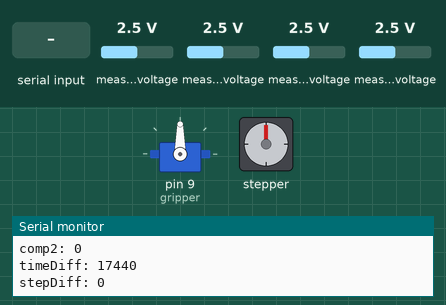
Simulated run of this sketch. Board: Arduino Mega 2560, built with avr-gcc and run on an emulated ATmega2560. Parts: servo, stepper motor, the last lines printed to the serial monitor. Inputs (shaded band) come from the test bench; at power-on: measured voltage 2.5 V. Stepper angles assume 200 steps per turn.

Above: at 1.2 s.
1.3 s: "a\n" received over Serial
At 1.8 s:
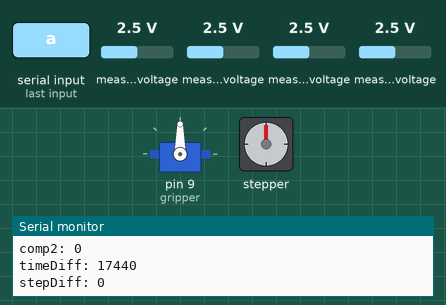
2.8 s: "d\n" received over Serial
At 3.2 s:
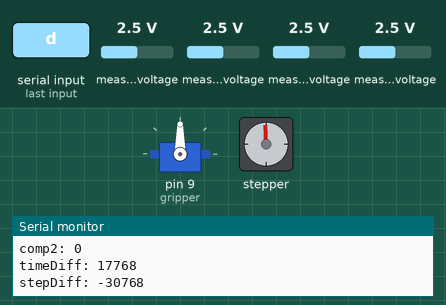
4.3 s: "o\n" received over Serial
6.0 s: "p\n" received over Serial
At 6.8 s:
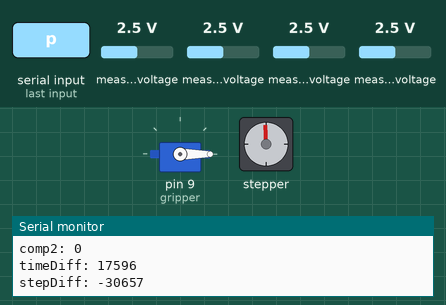
7.7 s: "a\n" received over Serial
At 8.1 s:
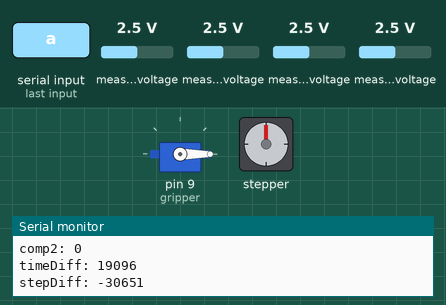
9.2 s: "o\n" received over Serial
At 10.4 s:
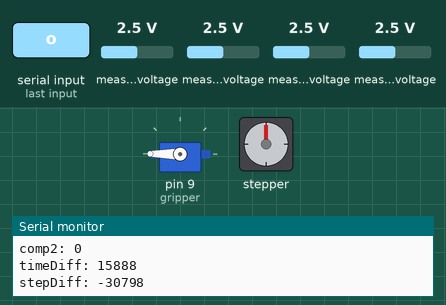
Timing chart, 0 to 11.9 s (numbered marks = the images above; inputs shaded):
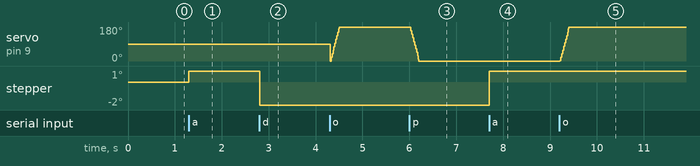

The sketch:

Transmitter_v2.1.ino
```cpp
// For the Mega

//===========
// Libraries to include
#include <SPI.h>
#include <Wire.h>
#include <Adafruit_ADS1X15.h>
#include <AccelStepper.h>
#include <Servo.h>

//===========
// Set up struct to store all the data from the Hall Effect Sensors
// Max size of this struct is 32 bytes
struct Hall_Data {
  int comp1 = 0;
  int comp2 = 0;
  int timeDiff = 0;
  int stepDiff = 0;
};

Hall_Data hallData;

//===========
// Set up struct to store intructions from the Pi
// Max size of this struct is 32 bytes
char dir = 'S';
bool rec = false;
bool clippedOn = false;

//===========
// ADC/Hall Set Up
#define ADC_SCL   21
#define ADC_SDA   20
Adafruit_ADS1115 ads; // use this for the 16-bit version
unsigned long readTime;
unsigned long prevReadTime = 0;

//===========
// Stepper motors setup
// Motor interface type must be set to 1 when using a driver:
#define stepPinA  33
#define dirPinA   31
//#define stepPinB  32
//#define dirPinB   30
#define motorInterfaceType 1

const int stepsPerRevolution = 200;
const int stepsPerMove = 1;
int motorSpeed = 150;

int stepsSinceLastRead = 0;

// Create a new instances of the AccelStepper class:
AccelStepper stepperA = AccelStepper(motorInterfaceType, stepPinA, dirPinA);
//AccelStepper stepperB = AccelStepper(motorInterfaceType, stepPinB, dirPinB);

//===========
// Timing set up
unsigned long currentMillis;
unsigned long prevMillis;
unsigned long txIntervalMillis = 1000; // send once per second

//===========
// Servo set up
Servo gripper;                   // create servo object to control a servo

int pos = 0;                        // variable to store the servo position
int prevGripperState = 0;   // variable to store what the last action done to gripper was (1 - closed)
int currGripperState = 0;   // variable to store what the present action fort gripper is (1 - closed)

//===========
void setup() {
    // Start up serial comms
    Serial.begin(115200);
    while (!Serial) {}

    // Start up the ADC
    ads.setDataRate(RATE_ADS1115_860SPS);     // fastest
    ads.setGain(GAIN_TWOTHIRDS);                    // +/- 6.144V  1 bit = 0.1875mV (default)
    if (!ads.begin()) {
      Serial.println("Failed to initialize ADS.");
      while (1);
    }

    // Start up the stepper motors with a max RPM
    stepperA.setMaxSpeed(800);                         // Set the maximum speed in steps per second
    //stepperB.setMaxSpeed(800);

    // Start up the servo on pin 9
    gripper.attach(9);  // attaches the servo on pin 9 to the servo object
}

void loop() {
    // Gathering data and sending
    currentMillis = millis();
    if (currentMillis - prevMillis >= txIntervalMillis) {
        makeData();
        sendDataSlow();
        prevMillis = currentMillis;
    }

    // Receiving data and acting
    if (Serial.available() > 0) {
        String message = Serial.readStringUntil('\n');
        //Serial.println(message);
        actSurprised(message);
    }
    moveMotors(motorSpeed, stepsPerMove);
    moveGripper(currGripperState, prevGripperState);
}


//==============
// Makes the message that will be printed to the serial monitor using sendDataSlow()
// 'data' is a global struct
void makeData() {
    readTime = micros();
    hallData.comp1 = ads.readADC_Differential_0_1();
    hallData.comp2 = ads.readADC_Differential_2_3();;
    hallData.timeDiff = readTime - prevReadTime;
    hallData.stepDiff = stepsSinceLastRead;
    stepsSinceLastRead = 0;
    prevReadTime = readTime;
}

//==============
// Sends the data made using 'makeData()' by displaying it in the serial monitor
// 'data' is a global struct
void sendDataSlow() {
    Serial.println("Data sent: ");
    Serial.print("comp1: ");
    Serial.println(hallData.comp1);
    Serial.print("comp2: ");
    Serial.println(hallData.comp2);
    Serial.print("timeDiff: ");
    Serial.println(hallData.timeDiff);
    Serial.print("stepDiff: ");
    Serial.println(hallData.stepDiff);
    Serial.println();
}

//==============
// Acts on the obtained data, if the interupt was triggered since the last display
void actSurprised(String message) {
    if (message == "a") {
        dir = 'L';
    } else if (message == "d") {
        dir = 'R';
    } else if (message == "s") {
        dir = 'S';
    } else if (message == "o") {
        currGripperState = 1;
    } else if (message == "p") {
        currGripperState = 0;
    }
}

//==============
// Moves motors by stepsPerMove steps each time it is called
void moveMotors(int stepRate, int stepNum) {
    stepperA.setCurrentPosition(0);      // Set the current position to 0

    if (dir == 'L') {
        stepperA.setSpeed(stepRate);
        while ((stepperA.currentPosition() != stepNum)) {
          stepperA.runSpeed();
          stepsSinceLastRead = stepsSinceLastRead + 1;
        }
    } else if (dir == 'R') {
        stepperA.setSpeed(-stepRate);
        while ((stepperA.currentPosition() != -stepNum)) {
          stepperA.runSpeed();
          stepsSinceLastRead = stepsSinceLastRead + 1;
        }
    } else if (dir == 'S') {
        stepperA.setSpeed(0);
    }
}

//==============
// Moves servo by pos when the states dont match
void moveGripper(int now, int then) {
    if ((now == 1) && (then == 0)) {
        for (pos = 0; pos <= 180; pos += 1) {  // goes from 0 degrees to 180 degrees
            gripper.write(pos);                           // tell servo to go to position in variable 'pos'
            delay(1);                                         // waits 15ms for the servo to reach the position
        }
        prevGripperState = 1;
    } else if ((now == 0) && (then == 1)) {
        for (pos = 180; pos >= 0; pos -= 1) {  // goes from 180 degrees to 0 degrees
            gripper.write(pos);                          // tell servo to go to position in variable 'pos'
            delay(1);                                        // waits 15ms for the servo to reach the position
        }
        prevGripperState = 0;
    }
}
```

Measured:
- after the input at 6.0 s, servo on pin 9 (gripper): moves from 180° to 0° over 0.19 s, starting at once
- after the input at 9.2 s, servo on pin 9 (gripper): moves from 0° to 180° over 0.19 s, starting at once
